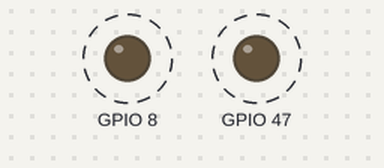
The program below on a simulated ESP32 board running MicroPython. Parts: output pins drawn as LEDs (lit = HIGH). Dashed ring = blinking. What the program prints to the serial console is not drawn.

Above: at 0.4 s.
Timing chart, 0 to 3.5 s (numbered marks = the images above):
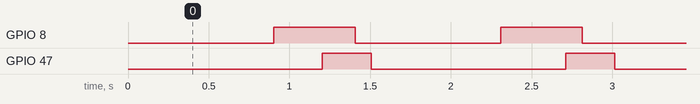

The program:

main.py
```python
# main.py
# micropython for esp32s3 devkitc-1 v0.1
# Himanshu Tripathi

# flash the multiple leds independently

import flasher
import sys

# object for led 1
led1 = flasher.Flasher(8,500,900)
# object for led 2
led2 = flasher.Flasher(47,300,1200)

try:
    while True:
        # update the states of leds
        led1.update()
        led2.update()
except KeyboardInterrupt:
    print("Exit")
    sys.exit()
    
```

flasher.py
```python
# flasher.py
# micropython for esp32s3 devkitc-1 v0.1
# Himanshu Tripathi

# class for flashing the led
# for testing the led flashing with esp32 devkit
# it is recommended to put the flasher.py and main.py file into the esp device
# then run the main.py

import machine
import time

# class for flashing the led
# input parameters are :
# pin number of led -> pin
# on time of the led -> on_time
# off time of the led -> off_time
class Flasher:
    def __init__(self,pin,on_time,off_time):
        self.pin = pin
        self.on_time = on_time
        self.off_time = off_time
        self.led_state = 0
        self.last_change = 0
        self.led = machine.Pin(self.pin,machine.Pin.OUT)
    # method to update the led state using non-blocking delay
    def update(self):
        # turn on the led
        if (time.ticks_ms()-self.last_change)>=self.off_time and self.led_state == 0:
            self.last_change = time.ticks_ms()
            self.led_state = 1
            self.led.value(self.led_state)
            print(f"LED at pin {self.pin} is On")
        # turn off the led
        elif (time.ticks_ms()-self.last_change)>=self.on_time and self.led_state == 1:
            self.last_change = time.ticks_ms()
            self.led_state = 0
            self.led.value(self.led_state)
            print(f"LED at pin {self.pin} is Off")
```

Measured:
- by itself, GPIO 8: alternates HIGH for 0.50 s and LOW for 0.90 s
- by itself, GPIO 47: alternates HIGH for 0.30 s and LOW for 1.2 s
